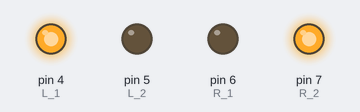
Simulated run of this sketch. Board: Arduino Uno, built with avr-gcc and run on an emulated ATmega328P. On the bench: output pins drawn as LEDs (lit = HIGH).

Above: at 0.05 s.
At 4.05 s:
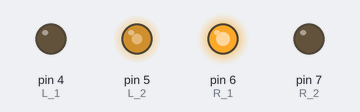
At 7.95 s:
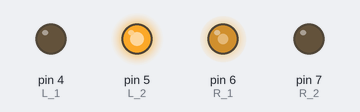
Timing chart, 0 to 10.4 s (numbered marks = the images above):
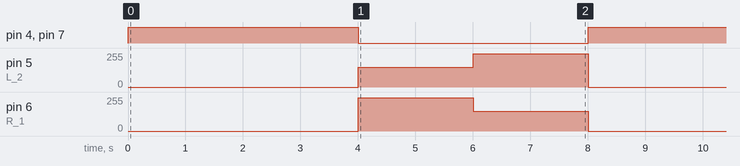

The sketch:

MOTOR.ino
```cpp
int L_1 = 4;
int L_2 = 5;
int R_1 = 6;
int R_2 = 7;

void setup() {
  pinMode(L_1, OUTPUT);
  pinMode(L_2, OUTPUT);
  pinMode(R_1, OUTPUT);
  pinMode(R_2, OUTPUT);

}

void loop() {
  motor(150, -250);
  delay(2000);
  motor(250, -150);
  delay(2000);
  motor(-150, 250);
  delay(2000);
  motor(-250, 150);
  delay(2000);
}

void motor(int mtr_L, int mtr_R){
  if(mtr_L > 0)
  {
    analogWrite(L_1, mtr_L);
    digitalWrite(L_2, LOW);
  }
  else
  {
    analogWrite(L_2, -mtr_L);
    digitalWrite(L_1, LOW);
  }
  if(mtr_R > 0)
  {
    digitalWrite(R_2, LOW);
    analogWrite(R_1, mtr_R);
  }
  else
  {
    digitalWrite(R_1, LOW);
    analogWrite(R_2, -mtr_R);
  }

}
```

Measured:
- by itself, pin 4 (L_1), pin 7 (R_2): alternates HIGH for 4.0 s and LOW for 4.0 s
- by itself, pin 5 (L_2): repeats every 8.0 s: 250/255 2.0 s, 0/255 4.0 s, 150/255 2.0 s
- by itself, pin 6 (R_1): repeats every 8.0 s: 150/255 2.0 s, 0/255 4.0 s, 250/255 2.0 s
